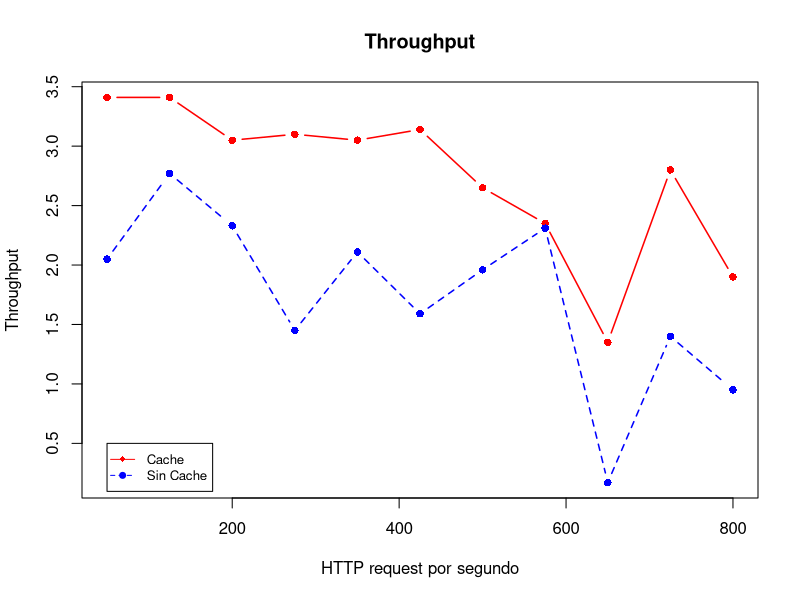

Here is the R script that generated this plot:
# convert factor to numeric for convenience

cache <- read.csv(file = './througthput.cache.csv', head = TRUE)
nocache <- read.csv(file = './througthput.nocache.csv', head = TRUE)
throughput <- as.numeric(cache$throughput)
request <- as.numeric(cache$request_per_second)

nothroughput <- as.numeric(nocache$throughput)
norequest <- as.numeric(nocache$request_per_second)

Orange$Tree <- as.numeric(Orange$Tree)
ntrees <- max(Orange$Tree)

# get the range for the x and y axis
xrange <- range(cbind(request,norequest))
yrange <- range(cbind(throughput,nothroughput))
png('throughput.png', width = 7, height = 7, units = 'in', res = 300)
plot(xrange, yrange, xlim=range(xrange), ylim=range(yrange), type="n", xlab="HTTP request por segundo",
   ylab="Throughput", pch=16 )
colors <- rainbow(2)
linetype <- c(1:2)
plotchar <- seq(18,18+ntrees,1)
head(plotchar)
lines(request, throughput, type = "b", lwd=1.5, lty=linetype[1], col="red", pch=16)
lines(norequest, nothroughput, type = "b", lwd=1.5, lty=linetype[2], col="blue", pch=16)

title("Throughput", "")

legend(xrange[1], 0.5, c("Cache", "Sin Cache"), cex=0.8, col=c("red", "blue"),
   pch=plotchar, lty=linetype)

dev.off()

